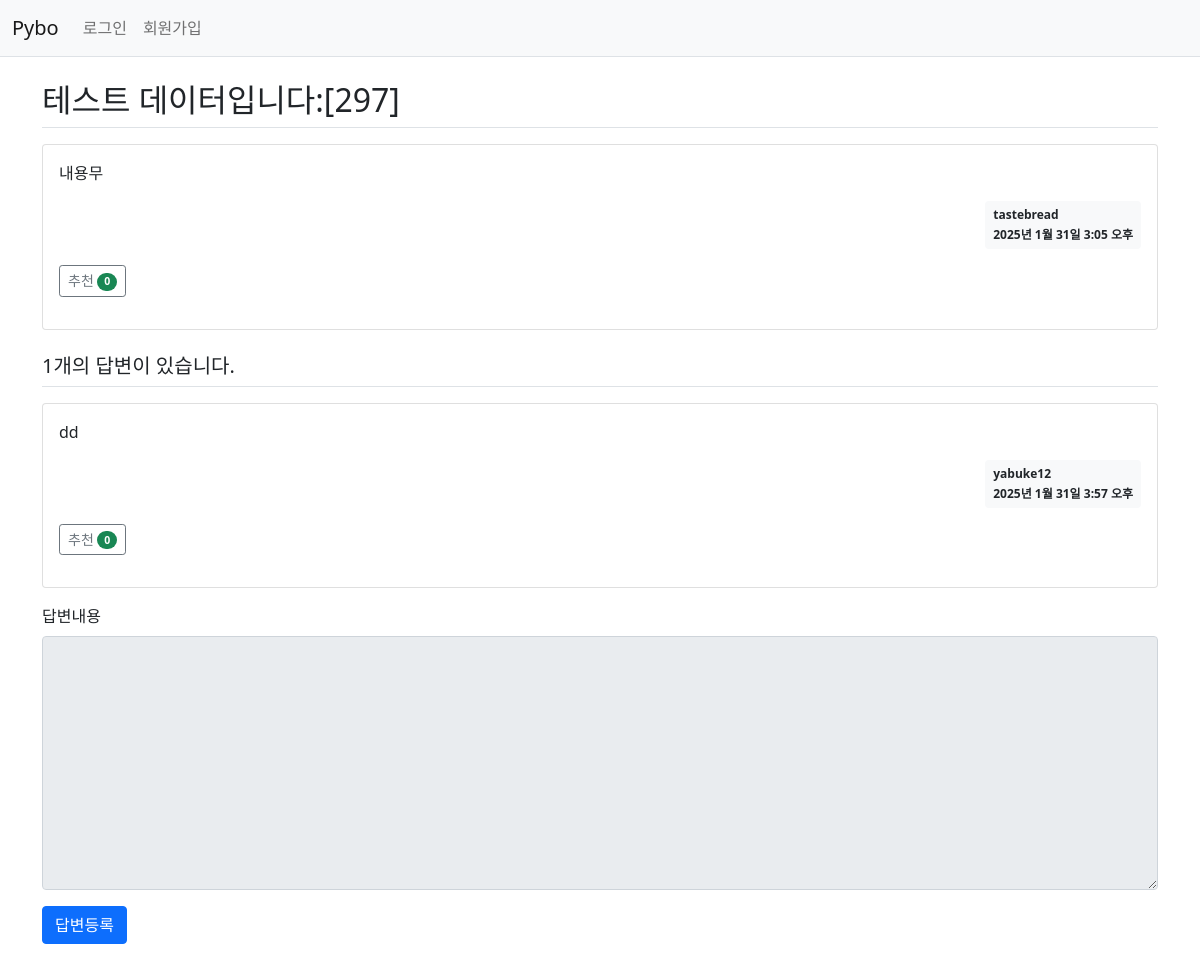
The page /pybo/302/ on the database as committed earlier.
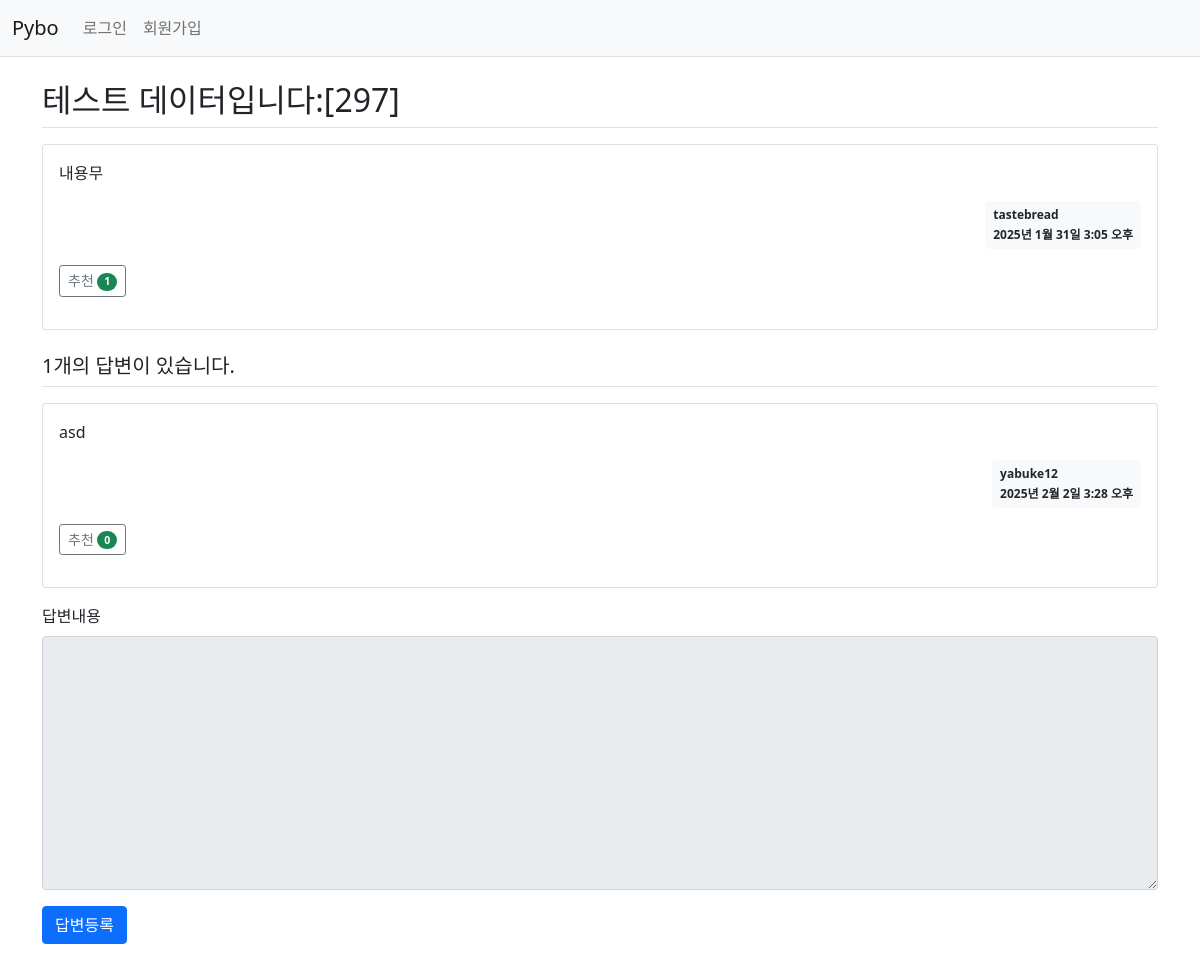
The same page on the database as committed later.
### pybo/models.py (models this page shows, shortened)
class Question(models.Model):
    author = models.ForeignKey(User, on_delete=models.CASCADE, related_name='author_question')
    subject = models.CharField(max_length=200)
    content = models.TextField()
    create_date = models.DateTimeField()
    modify_date = models.DateTimeField(null=True, blank=True)
    voter = models.ManyToManyField(User, related_name='voter_question')

class Answer(models.Model):
    author = models.ForeignKey(User, on_delete=models.CASCADE, related_name='author_answer')
    question = models.ForeignKey(Question, on_delete=models.CASCADE)
    content = models.TextField()
    create_date = models.DateTimeField()
    modify_date = models.DateTimeField(null=True, blank=True)
    voter = models.ManyToManyField(User, related_name='voter_answer')

### pybo/views/base_views.py (the view)
# urls.py: path('<int:question_id>/', base_views.detail, name='detail'),
def detail(request, question_id):
    question = get_object_or_404(Question, pk=question_id)
    context = {'question': question}
    return render(request, 'pybo/question_detail.html', context)

### pybo/templatetags/pybo_filter.py (called while the page is built)
@register.filter()
def mark(value):
    extensions = ["nl2br", "fenced_code"]
    return mark_safe(markdown.markdown(value, extensions=extensions))

### templates/pybo/question_detail.html (shortened to what this page needs)
{% extends 'base.html' %}
{% load pybo_filter %}
{% block content %}
<div class="container my-3">
    <h2 class="border-bottom py-2">{{ question.subject }}</h2>
    <div class="card my-3">
        <div class="card-body">
            <div class="card-text">{{ question.content|mark }}</div>
            <div class="d-flex justify-content-end">
                <div class="badge bg-light text-dark p-2 text-start">
                    <div class="mb-2">{{ question.author.username }}</div>
                    <div>{{ question.create_date }}</div>
                </div>
            </div>
            <div class="my-3">
                <a href="javascript:void(0)" data-uri="{% url 'pybo:question_vote' question.id  %}"
                   class="recommend btn btn-sm btn-outline-secondary"> 추천
                    <span class="badge rounded-pill bg-success">{{question.voter.count}}</span>
                </a>
            </div>
        </div>
    </div>
    <h5 class="border-bottom my-3 py-2">{{question.answer_set.count}}개의 답변이 있습니다.</h5>
    {% for answer in question.answer_set.all %}
    <div class="card my-3">
        <div class="card-body">
            <div class="card-text">{{ answer.content|mark }}</div>
            <div class="d-flex justify-content-end">
                <div class="badge bg-light text-dark p-2 text-start">
                    <div class="mb-2">{{ answer.author.username }}</div>
                    <div>{{ answer.create_date }}</div>
                </div>
            </div>
            <div class="my-3">
                <a href="javascript:void(0)" data-uri="{% url 'pybo:answer_vote' answer.id  %}"
                   class="recommend btn btn-sm btn-outline-secondary"> 추천
                    <span class="badge rounded-pill bg-success">{{answer.voter.count}}</span>
                </a>
            </div>
        </div>
    </div>
    {% endfor %}
    <form action="{% url 'pybo:answer_create' question.id %}" method="post" class="my-3">
        <div class="mb-3">
            <label for="content" class="form-label">답변내용</label>
            <textarea {% if not user.is_authenticated %}disabled{% endif %}
                      name="content" id="content" class="form-control" rows="10"></textarea>
        </div>
        <input type="submit" value="답변등록" class="btn btn-primary">
    </form>
</div>
{% endblock %}

### templates/base.html (shortened to what this page needs)
{% load static %}
<!doctype html>
<html lang="ko">
<head>
    <link rel="stylesheet" type="text/css" href="{% static 'bootstrap.min.css' %}">
    <link rel="stylesheet" type="text/css" href="{% static 'style.css' %}">
</head>
<body>
{% include "navbar.html" %}
{% block content %}
{% endblock %}
</body>
</html>

### templates/navbar.html (shortened to what this page needs)
<nav class="navbar navbar-expand-lg navbar-light bg-light border-bottom">
    <div class="container-fluid">
        <a class="navbar-brand" href="{% url 'pybo:index' %}">Pybo</a>
        <div class="collapse navbar-collapse" id="navbarSupportedContent">
            <ul class="navbar-nav me-auto mb-2 mb-lg-0">
                <li class="nav-item">
                    {% if user.is_authenticated %}
                    <a class="nav-link" href="{% url 'common:logout' %}">{{ user.username }} (로그아웃)</a>
                    {% else %}
                    <a class="nav-link" href="{% url 'common:login' %}">로그인</a>
                    {% endif %}
                </li>
                <li>
                    {% if not user.is_authenticated %}
                    <a class="nav-link" href="{% url 'common:signup' %}">회원가입</a>
                    {% endif %}
                </li>
            </ul>
        </div>
    </div>
</nav>

Rows that differ between the two databases and show on the page:
removed Answer: content|mark "dd", author.username "yabuke12", create_date "2025년 1월 31일 3:57 오후", voter.count "0"
computed for Question "테스트 데이터입니다:[297]": voter.count "0" → "1"
added Answer: content|mark "asd", author.username "yabuke12", create_date "2025년 2월 2일 3:28 오후", voter.count "0"
